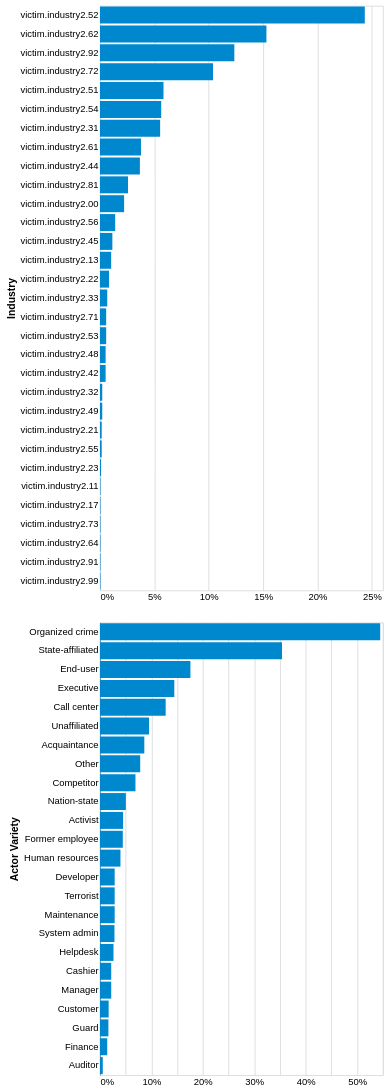

Here is the Vega-Lite specification saved for this chart:
### Vega-Lite specification from a JSON file in a GitHub repository (floating-point values rounded to 4 significant figures; data arrays with more than 128 entries replaced by an {"elided": "..."} marker saying what was removed)
{"$schema": "https://vega.github.io/schema/vega-lite/v2.json", "vconcat": [{"data": {"values": [{"enum": "victim.industry2.52", "x": 471, "n": 1935, "freq": 0.2434}, {"enum": "victim.industry2.62", "x": 296, "n": 1935, "freq": 0.153}, {"enum": "victim.industry2.92", "x": 239, "n": 1935, "freq": 0.1235}, {"enum": "victim.industry2.72", "x": 201, "n": 1935, "freq": 0.1039}, {"enum": "victim.industry2.51", "x": 113, "n": 1935, "freq": 0.0584}, {"enum": "victim.industry2.54", "x": 109, "n": 1935, "freq": 0.0563}, {"enum": "victim.industry2.31", "x": 107, "n": 1935, "freq": 0.0553}, {"enum": "victim.industry2.61", "x": 73, "n": 1935, "freq": 0.0377}, {"enum": "victim.industry2.44", "x": 71, "n": 1935, "freq": 0.0367}, {"enum": "victim.industry2.81", "x": 50, "n": 1935, "freq": 0.0258}, {"enum": "victim.industry2.00", "x": 43, "n": 1935, "freq": 0.0222}, {"enum": "victim.industry2.56", "x": 27, "n": 1935, "freq": 0.014}, {"enum": "victim.industry2.45", "x": 22, "n": 1935, "freq": 0.0114}, {"enum": "victim.industry2.13", "x": 20, "n": 1935, "freq": 0.0103}, {"enum": "victim.industry2.22", "x": 16, "n": 1935, "freq": 0.0083}, {"enum": "victim.industry2.33", "x": 13, "n": 1935, "freq": 0.0067}, {"enum": "victim.industry2.71", "x": 11, "n": 1935, "freq": 0.0057}, {"enum": "victim.industry2.53", "x": 11, "n": 1935, "freq": 0.0057}, {"enum": "victim.industry2.48", "x": 10, "n": 1935, "freq": 0.0052}, {"enum": "victim.industry2.42", "x": 10, "n": 1935, "freq": 0.0052}, {"enum": "victim.industry2.32", "x": 4, "n": 1935, "freq": 0.0021}, {"enum": "victim.industry2.49", "x": 4, "n": 1935, "freq": 0.0021}, {"enum": "victim.industry2.21", "x": 3, "n": 1935, "freq": 0.0016}, {"enum": "victim.industry2.55", "x": 3, "n": 1935, "freq": 0.0016}, {"enum": "victim.industry2.23", "x": 2, "n": 1935, "freq": 0.001}, {"enum": "victim.industry2.11", "x": 1, "n": 1935, "freq": 0.0005}, {"enum": "victim.industry2.17", "x": 1, "n": 1935, "freq": 0.0005}, {"enum": "victim.industry2.73", "x": 1, "n": 1935, "freq": 0.0005}, {"enum": "victim.industry2.64", "x": 1, "n": 1935, "freq": 0.0005}, {"enum": "victim.industry2.91", "x": 1, "n": 1935, "freq": 0.0005}, {"enum": "victim.industry2.99", "x": 1, "n": 1935, "freq": 0.0005}]}, "selection": {"query": {"type": "single", "on": "rect:click!", "fields": ["enum"], "bind": {"input": "text", "value": "", "placeholder": "search", "autocomplete": "off"}, "resolve": "global"}}, "mark": "bar", "encoding": {"x": {"field": "freq", "type": "quantitative", "axis": {"labels": true, "title": "", "format": ".0%", "tickSize": 0, "domain": false}}, "y": {"field": "enum", "type": "ordinal", "sort": {"field": "freq", "op": "median", "order": "descending"}, "axis": {"labels": true, "title": "Industry", "tickSize": 0, "domain": false}}}}, {"data": {"values": {"elided": "153 records"}}, "mark": "bar", "encoding": {"x": {"field": "freq", "type": "quantitative", "aggregate": "median", "axis": {"domain": false, "labels": true, "tickSize": 0, "title": "", "format": ".0%"}}, "y": {"field": "enum", "type": "ordinal", "sort": {"field": "freq", "op": "median", "order": "descending"}, "axis": {"labels": true, "tickSize": 0, "title": "Actor Variety"}}}, "transform": [{"filter": "!query_enum || test(query_enum, datum.by)"}]}], "config": {"mark": {"color": "#0088CE"}}}
